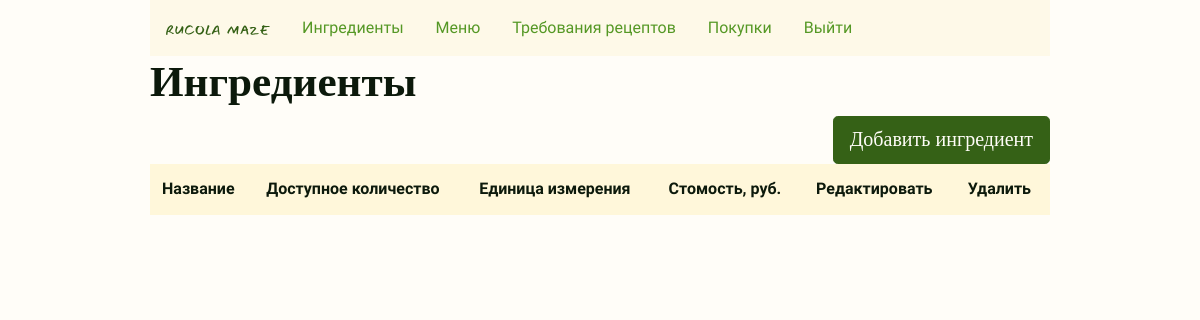
/ingredients (signed in), run on an earlier commit of the app's database.
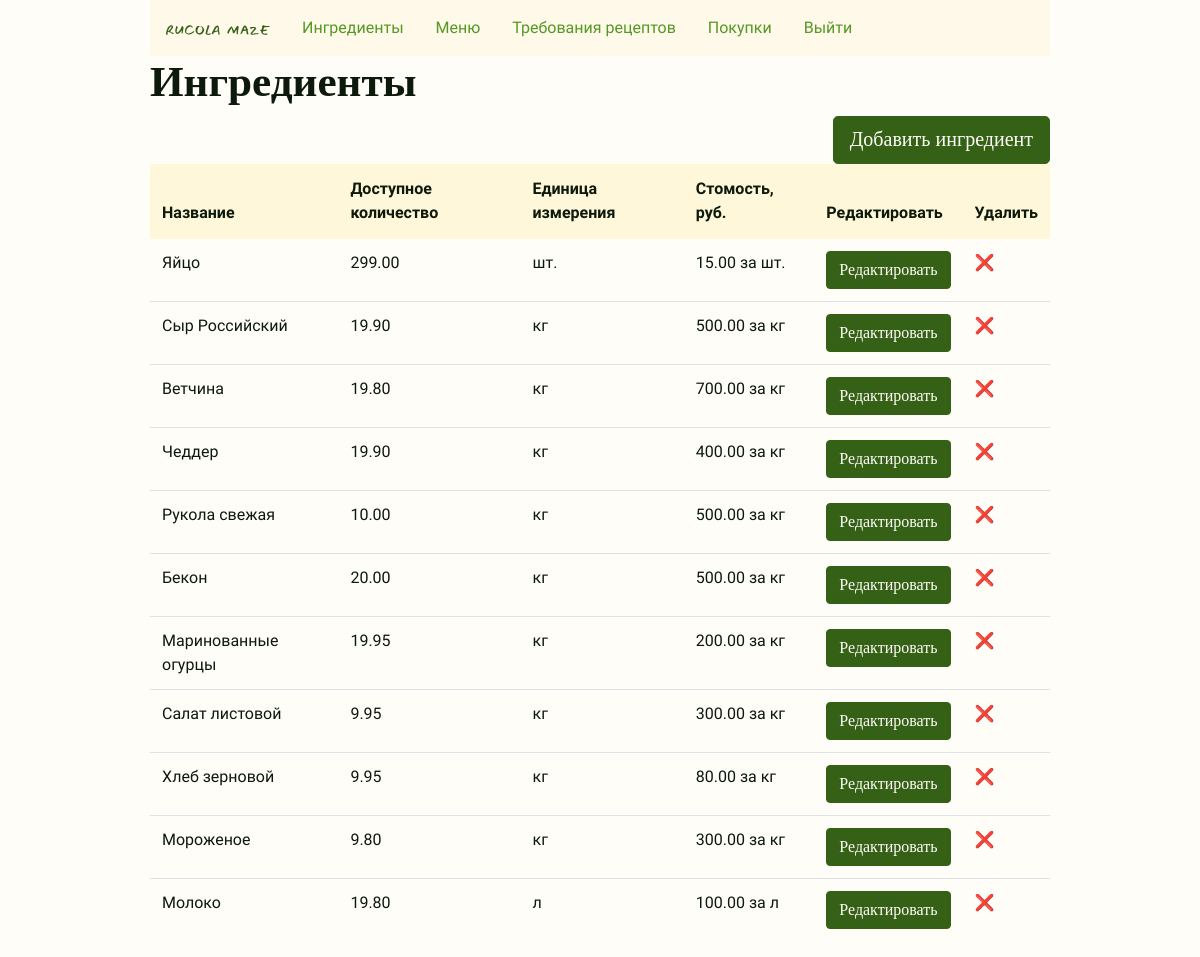
And on a later commit of the database.
### inventory/models.py (models this page shows, shortened)
class Ingredient(models.Model):
    kg = "кг"  # what is after '=' is shown on the site
    l = "л"
    item = "шт."
    UNIT_CHOICES = [
        (kg, "кг"),  # what is after comma shows in admin
        (l, "л"),
        (item, "шт."),
    ]
    name = models.CharField("Название", max_length=128, unique=True)
    quantity_available = models.DecimalField("Доступное количество",
        max_digits=8, decimal_places=2, default=0.00
    )
    unit = models.CharField("Единица измерения", max_length=6, choices=UNIT_CHOICES, default="oz")
    unit_price = models.DecimalField("Стоимость, руб.", max_digits=6, decimal_places=2, default=0.00)

### inventory/views.py (the view)
# urls.py: path("ingredients", views.Ingredients.as_view(), name="ingredients"),
class Ingredients(LoginRequiredMixin, ListView):
    model = Ingredient
    template_name = "inventory/ingredients.html"

### inventory/templates/inventory/ingredients.html (shortened to what this page needs)
{% extends 'inventory/layout.html' %}
{% block body %}
<div class="h1">
    <h1>Ингредиенты</h1>
</div>
<div><a class="btn btn-primary btn-lg right" href="{% url 'ingredient_new' %}" role="button">Добавить ингредиент</a>
</div>
<table class="table">
    <thead class="thead-light">
        <tr>
            <th>Название</th>
            <th>Доступное количество</th>
            <th>Единица измерения</th>
            <th>Стомость, руб.</th>
            <th>Редактировать</th>
            <th>Удалить</th>
        </tr>
    </thead>
    {% for ingredient in object_list %}
    <tr>
        <td>{{ ingredient.name }}</td>
        <td>{{ ingredient.quantity_available }}</td>
        <td>{{ ingredient.unit }}</td>
        <td>{{ ingredient.unit_price }} за {{ ingredient.unit }}</td>
        <td><a href="{% url 'ingredient_edit' ingredient.id %}"><button
                    class="btn btn-primary">Редактировать</button></a>
        </td>
        <td><a href="{% url 'ingredient_delete' ingredient.id %}">❌</td>
    </tr>
    {% endfor %}
</table>
{% endblock %}

### inventory/templates/inventory/layout.html (shortened to what this page needs)
{% load static %}
<!DOCTYPE html>
<html lang="en">
<head>
    <link rel="stylesheet" href="https://cdn.jsdelivr.net/npm/bootstrap@4.1.3/dist/css/bootstrap.min.css"
>
    <link href="{% static 'inventory/style.css' %}" rel="stylesheet">
</head>
<body>
    <nav class="navbar navbar-light bg-light navbar-expand">
        <a class="navbar-brand" href="{% url 'home' %}">
            <img src="{% static 'inventory/logo.svg' %}" width="104px">
        </a>
        {% if user.is_authenticated %}
        <a class="nav-item nav-link" href="{% url 'ingredients' %}">Ингредиенты</a>
        <a class="nav-item nav-link" href="{% url 'menu_items' %}">Меню</a>
        <a class="nav-item nav-link" href="{% url 'recipe_requirements' %}">Требования рецептов</a>
        <a class="nav-item nav-link" href="{% url 'purchases' %}">Покупки</a>
        <div class="me-auto">
            <a class="nav-item nav-link" href="{% url 'logout' %}">Выйти</a>
        </div>
        {% else %}
        <a class="nav-item nav-link" href="{% url 'sign_up' %}">Зарегистрироваться</a>
        <a class="nav-item nav-link" href="{% url 'login' %}">Войти</a>
        {% endif %}
    </nav>
    {% block body %}
    {% endblock %}
</body>
</html>

### inventory/static/inventory/style.css (style rules this page uses)
body { font-family: PT Sans; color: #0C190B; background-color: #FFFDF8; width: 75%; margin: 0 auto; }
a { color: #559825; }
.navbar-light a { background-color: #FEF9E8; }
.bg-light { background-color: #FEF9E8 !important; }
.h1 h1 { font-family: Nunito; font-weight: bold; font-size: 2.7rem; margin-top: 24; }
.btn-primary { background-color: #356116; color: #FFFDF8; font-family: Nunito; border-color: #356116 }
.right { float: right; }
.table .thead-light th { color: #0C190B; background-color: #FFF7DA; border-color: #FFF7DA; }
.navbar-light { background-color: #FEF9E8; }

What changed in the data, as far as the page shows it:
added Ingredient: name "Яйцо", quantity_available "299.00", unit "шт.", unit_price "15.00"
added Ingredient: name "Сыр Российский", quantity_available "19.90", unit "кг", unit_price "500.00"
added Ingredient: name "Ветчина", quantity_available "19.80", unit "кг", unit_price "700.00"
added Ingredient: name "Чеддер", quantity_available "19.90", unit "кг", unit_price "400.00"
added Ingredient: name "Рукола свежая", quantity_available "10.00", unit "кг", unit_price "500.00"
added Ingredient: name "Бекон", quantity_available "20.00", unit "кг", unit_price "500.00"
added Ingredient: name "Маринованные огурцы", quantity_available "19.95", unit "кг", unit_price "200.00"
added Ingredient: name "Салат листовой", quantity_available "9.95", unit "кг", unit_price "300.00"
added Ingredient: name "Хлеб зерновой", quantity_available "9.95", unit "кг", unit_price "80.00"
added Ingredient: name "Мороженое", quantity_available "9.80", unit "кг", unit_price "300.00"
added Ingredient: name "Молоко", quantity_available "19.80", unit "л", unit_price "100.00"
